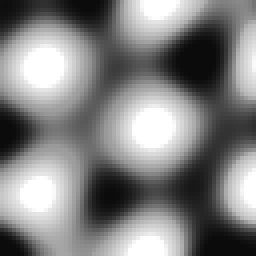
#> input picture week3/homework/ascii/img.png, 64 x 64 px (shown 4 times larger)
$ python ascii.py
#> lines starting #> are read from the running program, lines starting #| are printed output that depends on the picture
from PIL import Image

threshold = {
    'dark': 25,
    'gray': 50,
    'lightGray': 75
}
img = Image.open("img.png")
#> img is the input picture: PIL image 64x64 RGB; min 11, max 255, mean 129.4

# resize the image so that it doesn't look so portrait when printed
org_width, org_height = img.size    #x,y
#> org_width = 64; org_height = 64

img_resize = img.resize((org_width, int(org_height/2)))
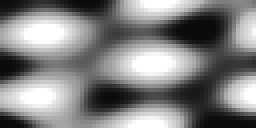
#> img_resize: PIL image 64x32 RGB (shown 4 times larger); min 10, max 255, mean 129.3
width, height = img_resize.size
#> width = 64; height = 32
pixels = img_resize.load()


# make a list of ascii characters from the pixel data
charsList = []


# print it out so it looks like an image
for y in range(height):
    for x in range(width):
        brightness = max(pixels[x,y]) / 255 * 100
        print(x,y)
        if brightness < threshold['dark']:
            charsList.append('&')
        elif brightness < threshold['gray']:
            charsList.append('s')
        elif brightness < threshold['lightGray']:
            charsList.append('.')
        else:   # light
            charsList.append(' ')
    charsList.append('\n')
#> after the loop, charsList = 2080 items, first 6: '&', '&', '&', '&', '&', '&'

with open('ascii.txt', 'w') as f:
    for c in charsList:
        f.write(c)
#> this loop made 2080 passes
#> c on passes 1 to 3: '&', '&', '&'
